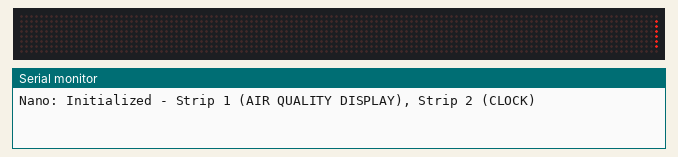
Simulated run of this sketch. Board: Arduino Nano, built with avr-gcc and run on an emulated ATmega328P. On the bench: 128×8 LED matrix, the last lines printed to the serial monitor.

Above: at 0.06 s.
At 0.96 s:
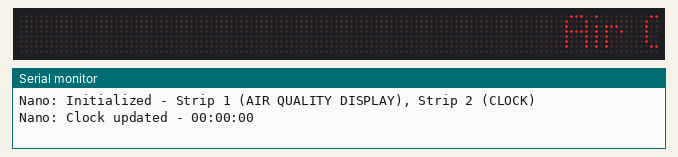
At 1.96 s:
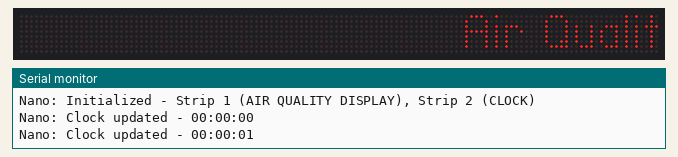
At 3.81 s:
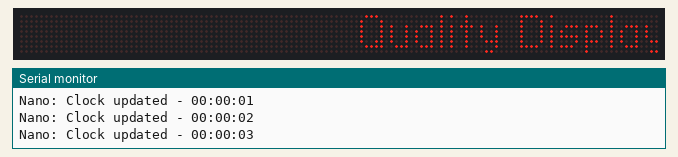
At 7.6 s:
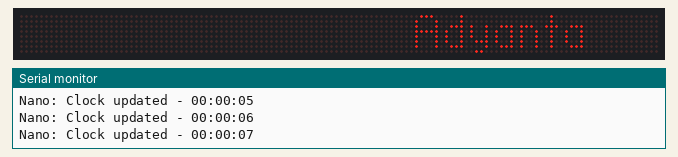
At 30.96 s:
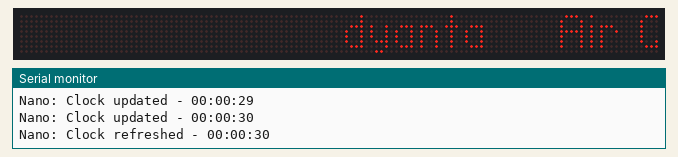

Measured:
- what the display in image 4 shows lasts 22.4 s, from 7.6 s to 30.0 s

The sketch:

LED_display_nano_Clock.ino
```cpp
#include <MD_Parola.h>
#include <MD_MAX72xx.h>
#include <SPI.h>

#define HARDWARE_TYPE MD_MAX72XX::FC16_HW
#define MAX_DEVICES 16
#define CLK_PIN 13
#define DATA_PIN 11
#define CS_PIN 10

MD_Parola p = MD_Parola(HARDWARE_TYPE, DATA_PIN, CLK_PIN, CS_PIN, MAX_DEVICES);

char displayText[100] = "Air Quality Display        Adyanta     ";
char clockText[32] = "00:00:00";
unsigned long lastUpdate = 0;
unsigned long lastClockUpdate = 0;
const unsigned long DISPLAY_REFRESH_INTERVAL = 30000;  // 30 seconds
const unsigned long CLOCK_UPDATE_INTERVAL = 1000;      // 1 second
unsigned long secondsSinceStart = 0;

void setup() {
  Serial.begin(9600);  // For debug
  p.begin(2);
  p.setZone(0, 0, 7);   // Strip 1: modules 0-7 (scrolling text)
  p.setZone(1, 8, 15);  // Strip 2: modules 8-15 (clock)
  p.setIntensity(8);
  p.setInvert(false);
  p.displayClear();
  p.displayZoneText(0, displayText, PA_CENTER, 50, 5000, PA_SCROLL_LEFT, PA_NO_EFFECT);
  p.displayZoneText(1, clockText, PA_CENTER, 100, 0, PA_NO_EFFECT, PA_NO_EFFECT);
  Serial.println("Nano: Initialized - Strip 1 (AIR QUALITY DISPLAY), Strip 2 (CLOCK)");
  updateClock();  // Initialize clock display
}

void loop() {
  unsigned long currentTime = millis();

  // Update clock every 1 second
  if (currentTime - lastClockUpdate >= CLOCK_UPDATE_INTERVAL) {
    secondsSinceStart++;
    updateClock();
    lastClockUpdate = currentTime;
  }

  // Refresh display every 30 seconds
  if (currentTime - lastUpdate >= DISPLAY_REFRESH_INTERVAL) {
    p.displayZoneText(0, displayText, PA_CENTER, 50, 5000, PA_SCROLL_LEFT, PA_NO_EFFECT);
    p.displayZoneText(1, clockText, PA_CENTER, 100, 0, PA_NO_EFFECT, PA_NO_EFFECT);
    Serial.print("Nano: Clock refreshed - "); Serial.println(clockText);
    lastUpdate = currentTime;
  }

  p.displayAnimate();  // Keep Strip 1 scrolling
}

void updateClock() {
  // Calculate hours, minutes, seconds from secondsSinceStart
  unsigned long totalSeconds = secondsSinceStart;
  int hours = (totalSeconds / 3600) % 24;
  int minutes = (totalSeconds / 60) % 60;
  int seconds = totalSeconds % 60;

  // Format clock text
  sprintf(clockText, "%02d:%02d:%02d", hours, minutes, seconds);
  p.displayZoneText(1, clockText, PA_CENTER, 100, 0, PA_NO_EFFECT, PA_NO_EFFECT);
  Serial.print("Nano: Clock updated - "); Serial.println(clockText);
}
```
